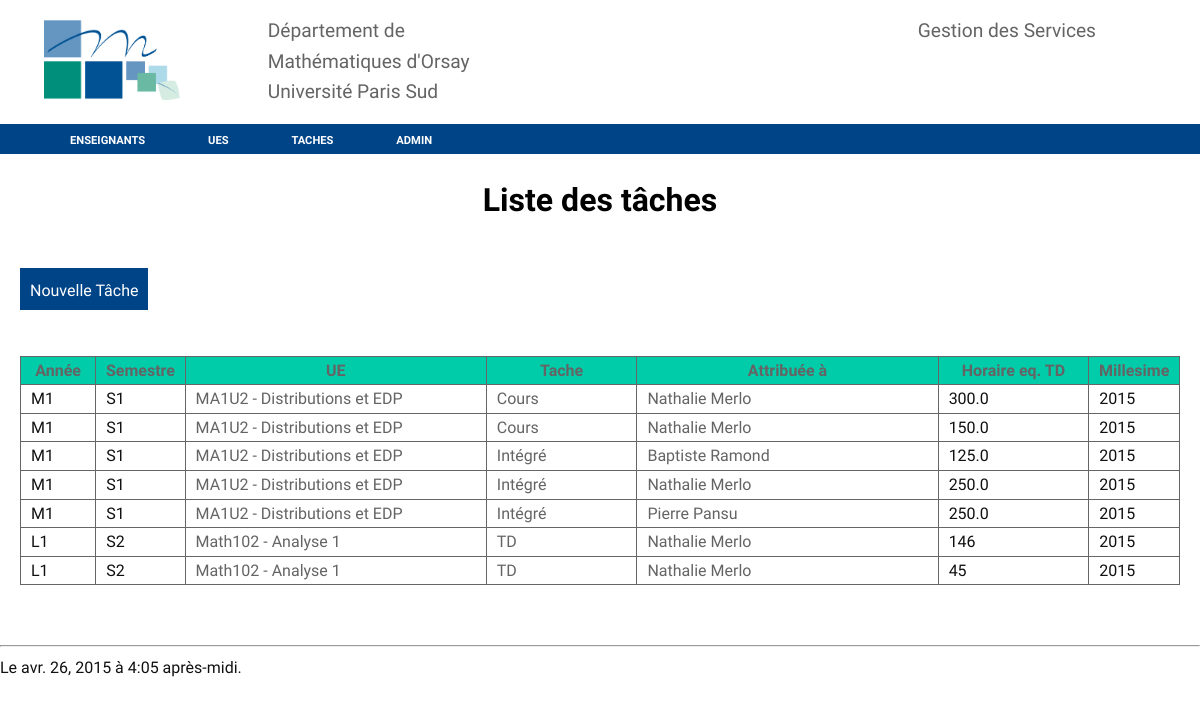
Screenshot of /taches/?order_by=ue__semestre with the database file from the repository.
### services/models.py (models this page shows, shortened)
class Tache(models.Model):
    ue = models.ForeignKey(Ue)
    attribué_à = models.ForeignKey(Enseignant)
    nature = models.CharField(max_length = 20, choices = nature_tache)
    horaire_reel = models.IntegerField()
    horaire_eqtd = models.IntegerField(blank = True, null = True)
    modifié_le = models. DateTimeField(auto_now = True)
    depuis = models.IntegerField(default=0)
    millesime = models.IntegerField(default=timezone.now().year)
    def calcul_eqtd(self):
        if self.nature == 'Intégré': self.horaire_eqtd = self.horaire_reel*1.25
        elif self.nature == 'Cours': self.horaire_eqtd = self.horaire_reel*1.5
        else :  self.horaire_eqtd = self.horaire_reel
        self.save()
        return self.horaire_eqtd

class Ue(models.Model):
    titre = models.CharField(max_length = 100)
    code = models.CharField(max_length = 20)
    année = models.CharField(max_length = 20)
    semestre = models.CharField(max_length = 20)
    description = models.CharField(max_length = 255)
    responsable = models.ForeignKey(Enseignant)
    spécialité = models.CharField(max_length = 20)
    horaire_total = models.IntegerField()
    horaire_cours = models.IntegerField()
    horaire_td = models.IntegerField()
    horaire_tp = models.IntegerField()
    horaire_intégré = models.IntegerField()
    horaire_soutien = models.IntegerField()
    horaire_coordination = models.IntegerField()
    nombre_td = models.IntegerField()
    nombre_tp = models.IntegerField()
    nombre_cours = models.IntegerField()
    nombre_intégré = models.IntegerField()
    nombre_soutien = models.IntegerField()
    millesime = models.IntegerField()
    def __str__(self):
        return ('{0} - {1}'.format(self.code, self.titre))
    class Meta():
        unique_together = ( 'code', 'millesime')

class Enseignant(models.Model):
    nom = models.CharField(max_length = 100)
    prenom = models.CharField(max_length = 100)
    grade = models.CharField(max_length = 100)
    service_du = models.IntegerField (default = 192)
    decharge = models.IntegerField (default = 0)
    commentaire = models.CharField(max_length = 255, blank= True)
    arrivé_en = models.DateField(default='2000-09-01')
    photo = models.ImageField(blank=True)
    attribué = models.IntegerField (default = 0)
    bilan = models.IntegerField (default = 0)
    millesime = models.IntegerField (default = timezone.now().year)
    class Meta():
        unique_together = ("nom", "prenom", "millesime")
    def __str__(self):
        return ('{1} {0}'.format(self.nom, self.prenom))

### services/views.py (the view)
# urls.py: url(r'^taches/$', views.liste_taches, name='taches'),
def liste_taches(request):
    order_by = request.GET.get('order_by', 'ue')
    liste = Tache.objects.all().order_by(order_by)
    return render(request, 'tache_list.html',{'datetime': timezone.now(), 'Taches' : liste})

### services/templates/tache_list.html (shortened to what this page needs)
{% extends "base.html" %}
{% block content %}
<h1>Liste des tâches</h1>
<bouton>
<a href="{% url "tache-new" %}">Nouvelle Tâche</a>
</bouton>
<br/><br/>
<table>
<tr>
	<th style="width: 5%;"><a href="?order_by=ue__année">Année</a></th>
	<th style="width: 5%;"><a href="?order_by=ue__semestre">Semestre</a></th>
	<th style="width: 20%;"> <a href="?order_by=-ue__code">UE</a></th>
	<th style="width: 10%;"> <a href="?order_by=nature">Tache</a></th>
	<th style="width: 20%;"> <a href="?order_by=-attribué_à">Attribuée à</a></th></th>
	<th style="width: 10%;"> <a href="?order_by=horaire_eqtd">Horaire eq. TD</th>
	<th style="width: 5%;"> <a href="?order_by=millesime">Millesime</th>
</tr>
{% for tache in Taches %}
<tr>
	<td style="width: 5%;">{{tache.ue.année}}</td>
	<td style="width: 5%;">{{tache.ue.semestre}}</td>
	<td style="width: 20%;"><a href="/ue/{{tache.ue.id}}">{{tache.ue}}</a></td>
	<td style="width: 10%;"><a href="{% url 'tache-view' tache.id%}">{{tache.nature}}</a></td>
	<td style="width: 20%;"><a href="/enseignant/{{tache.attribué_à.id}}">{{tache.attribué_à}}</a></td>
	<td style="width: 10%;">{{tache.calcul_eqtd}}</td>
	<td style="width: 5%;">{{tache.millesime}}</td>
</tr>
{% endfor %}
</table>
{% endblock %}

### services/static/services/trstyle.css (style rules this page uses)
body { background-color: #fff; font: 16px/1.6 'Oxygen',sans-serif; color: #111; margin: 0px; min-width:1000px; min-height: 1300px; z-index: 1000; }
a { color: rgba(100,100,100,1); text-decoration: none; }
h1 { text-align: center; color: #000; }
table { border-collapse: collapse; margin-left: 20px; margin-right: 20px; }
td { border: 1px solid #666; width: 140px; text-align: left; padding-left:10px; }
th { border: 1px solid #666; width: 100px; text-decoration: bold; color:#333; background-color: #0CA; }
th a { text-decoration: none; }
bouton a { display: inline-block; height: 22px; margin: 20px; padding: 10px; background-color: rgba(0, 68, 136,1); color: rgba(255,255,255,1); }

### rows the page displays
Tache: ue.année "M1", ue.semestre "S1", ue "MA1U2 - Distributions et EDP", nature "Cours", attribué_à "Nathalie Merlo", calcul_eqtd "300.0", millesime "2015"
Tache: ue.année "M1", ue.semestre "S1", ue "MA1U2 - Distributions et EDP", nature "Cours", attribué_à "Nathalie Merlo", calcul_eqtd "150.0", millesime "2015"
Tache: ue.année "M1", ue.semestre "S1", ue "MA1U2 - Distributions et EDP", nature "Intégré", attribué_à "Baptiste Ramond", calcul_eqtd "125.0", millesime "2015"
Tache: ue.année "M1", ue.semestre "S1", ue "MA1U2 - Distributions et EDP", nature "Intégré", attribué_à "Nathalie Merlo", calcul_eqtd "250.0", millesime "2015"
Tache: ue.année "M1", ue.semestre "S1", ue "MA1U2 - Distributions et EDP", nature "Intégré", attribué_à "Pierre Pansu", calcul_eqtd "250.0", millesime "2015"
Tache: ue.année "L1", ue.semestre "S2", ue "Math102 - Analyse 1", nature "TD", attribué_à "Nathalie Merlo", calcul_eqtd "146", millesime "2015"
Tache: ue.année "L1", ue.semestre "S2", ue "Math102 - Analyse 1", nature "TD", attribué_à "Nathalie Merlo", calcul_eqtd "45", millesime "2015"
